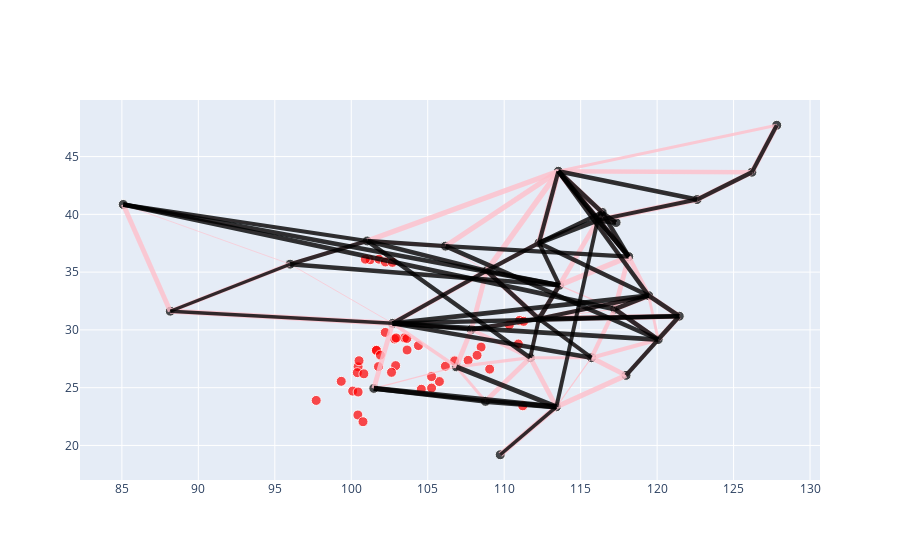

The notebook cell saved with this chart:
### Markdown cell above
## Interactive plot map

### Code cell
import numpy as np
# make names and link sizes, make sure we only plot AC, DC & statiosn
ac_links = n.links[n.links.carrier == "AC"]
colors = n.links.index.to_series().apply(lambda x: 'black' if 'ext' in x else 'pink')
widths = np.log(n.links.p_nom_opt + 3) / 2
widths[~widths.index.isin(ac_links.index)] = 0
widths[widths.index.str.contains('reversed')] = 0
names = n.links.copy()
names["name"] = names.index.values
names.loc[~names.index.isin(ac_links.index), "p_nom_opt"] = ""
names.loc[~names.index.isin(ac_links.index), "name"] = ""
buses = n.buses.copy()
buses["name"] = buses.apply(lambda x: f"{x.name}" if x.carrier == "AC" or x.carrier=="stations" else "", axis=1)
buses["sizes"] = buses.apply(lambda x:10 if x.carrier == "AC" or x.carrier=="stations" else 0, axis=1)
buses["colors"] = buses.apply(lambda x: "black" if x.carrier == "AC" else "red", axis=1)
buses.carrier.unique()
ax = n.iplot(link_colors=colors, link_widths=widths, link_text = names.p_nom_opt.astype(str) + names.name, bus_text=buses.name, bus_sizes=buses.sizes, bus_colors=buses.colors)
